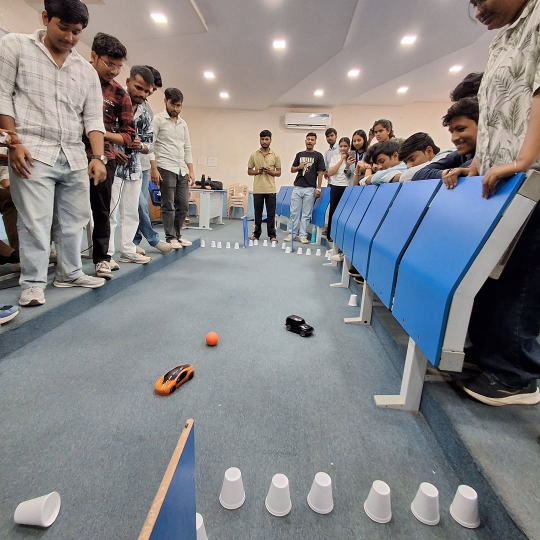
#> input picture input/test_image.jpeg, 1080 x 1080 px (shown at 1/2 size)
$ python -i watermark.py   (imports and definitions only)
#> lines starting #> are read from the running program, lines starting #| are printed output that depends on the picture
"""
Watermark preparation, binary conversion, and reconstruction utilities.
"""

from pathlib import Path
from typing import Tuple
import cv2
import numpy as np


# [29 lines left out: function create_default_watermark, not called in this run]


def load_watermark(path: Path | str, size: Tuple[int, int] = (32, 32)) -> np.ndarray:
    """
    Load a watermark image, resize it to `size`, convert to grayscale,
    and threshold to binary values {0, 1}.
    """
#> called with path = '../input/test_image.jpeg', size = (32, 32)
    path_obj = Path(path)
    if not path_obj.exists():
        create_default_watermark(path_obj, size=size)

    img = cv2.imread(str(path_obj), cv2.IMREAD_GRAYSCALE)
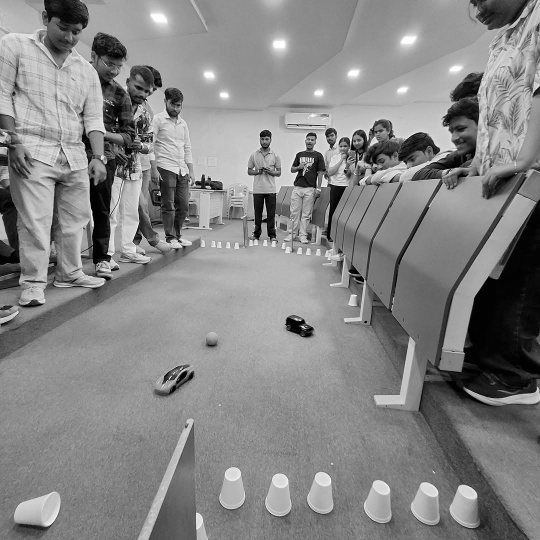
#> img: shape (1080, 1080) (shown at 1/2 size); min 0, max 255, mean 133.2
    if img is None:
        raise FileNotFoundError(f"Could not read watermark at: {path_obj}")

    # Resize to target dimension
    resized = cv2.resize(img, size, interpolation=cv2.INTER_AREA)
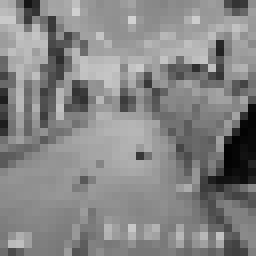
#> resized: shape (32, 32) (shown 8 times larger); min 2, max 210, mean 133.2

    # Threshold to binary 0 and 1
    _, binary = cv2.threshold(resized, 127, 1, cv2.THRESH_BINARY)
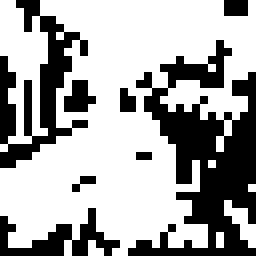
#> binary: shape (32, 32) (shown 8 times larger); values 0 (black) and 1 (white), 65.6% white; black in thin lines or dots
    return binary.astype(np.uint8)


# [17 lines left out: functions watermark_to_bits, bits_to_watermark, not called in this run]

>>> result = load_watermark('../input/test_image.jpeg')
